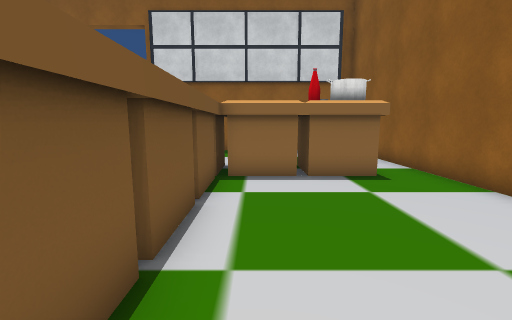
[1] (above)

19 first-person views from a walk through a scene from a Unity 3-D project. The camera is 1.5 m above the floor, tilts 8° down and sees 90° across. The floor is counted in squares, 1 m on a side. Each view is taken from the middle of a square. On the plan, view 1 faces up. The plan holds only what a view shows up to about 13 squares ahead; the rest is blank. The place goes on beyond the plan. Some surface patterns are stand-ins.

[2]
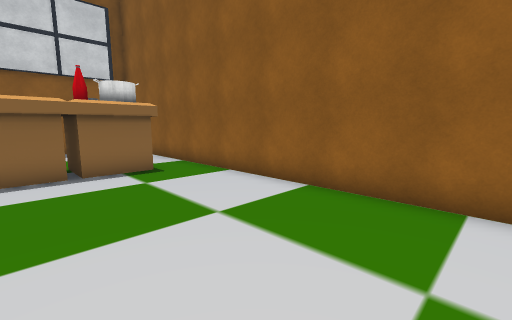

[3]
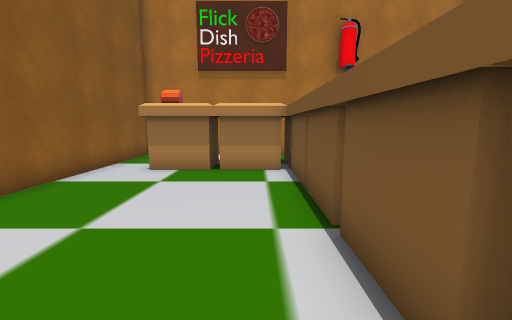

[4]
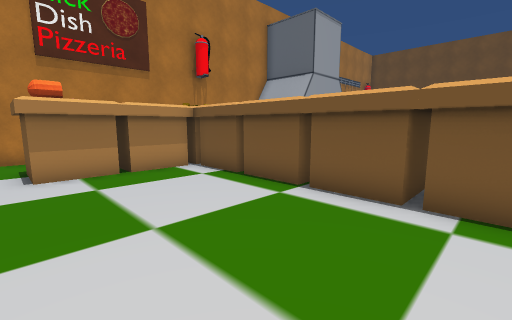

[5]
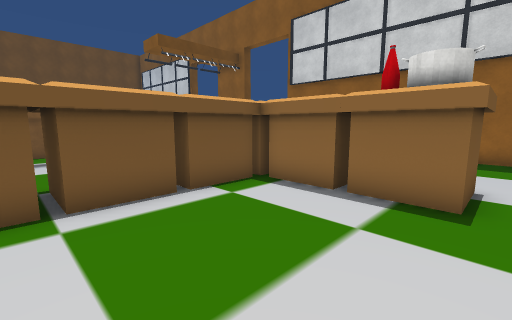

[6]
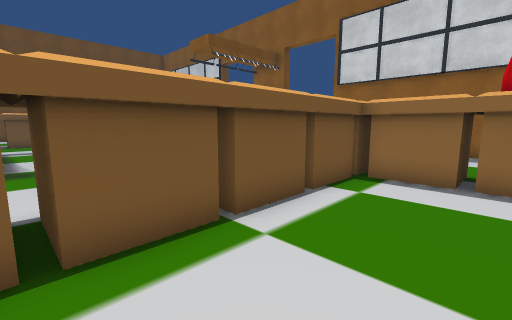

[7]
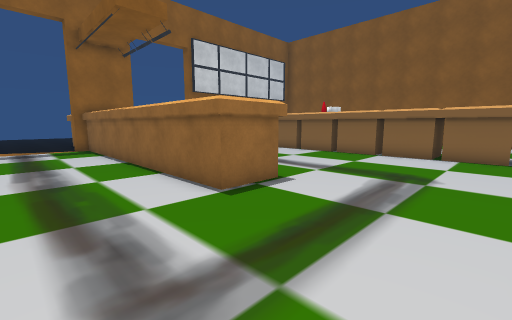

[8]
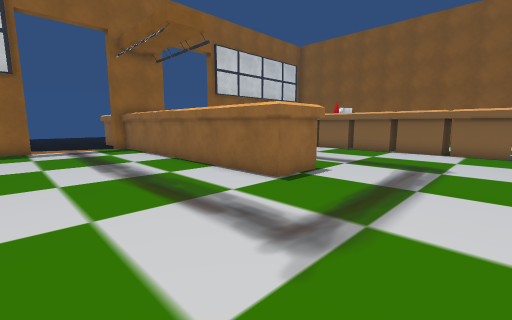

[9]
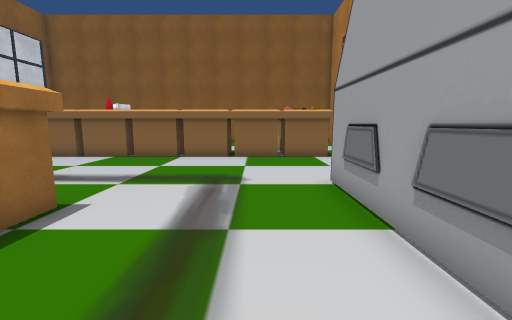

[10]
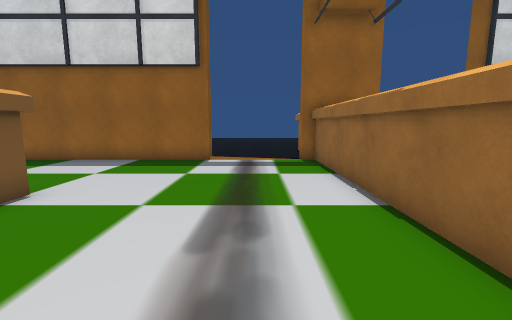

[11]
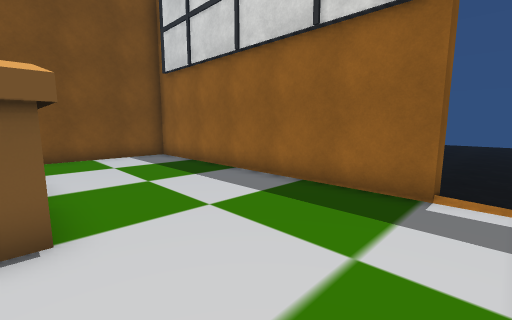

[12]
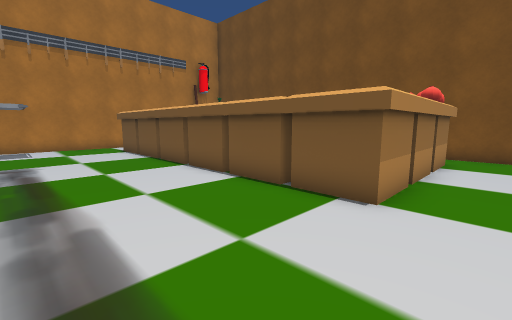

[13]
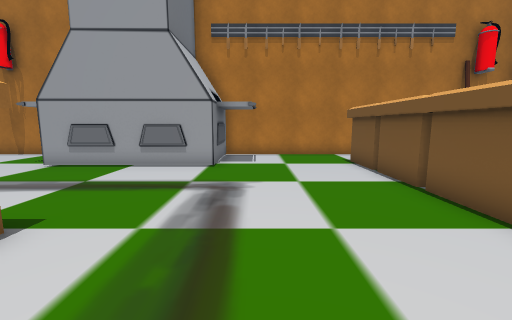

[14]
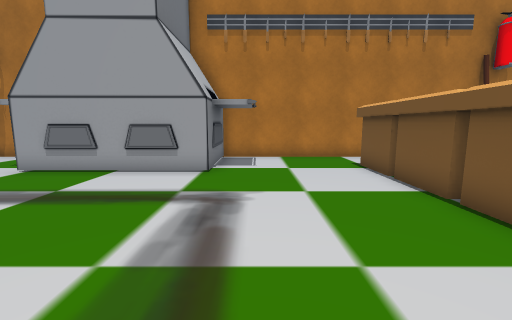

[15]
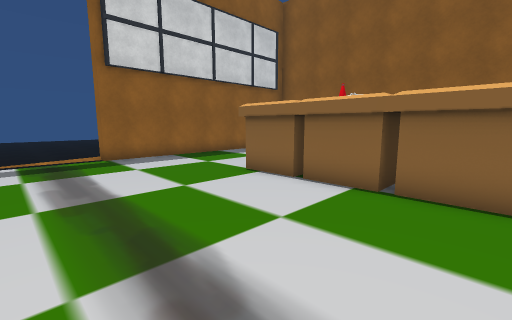

[16]
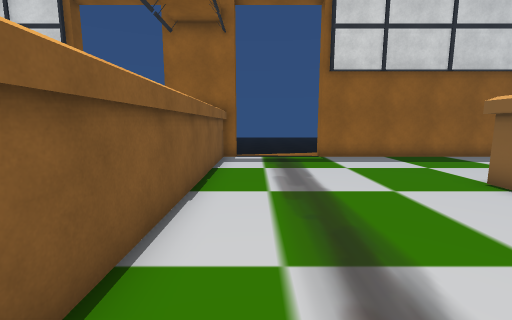

[17]
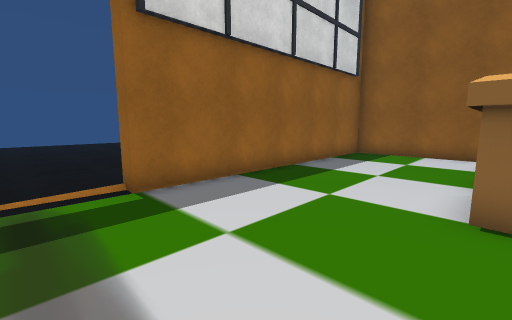

[18]
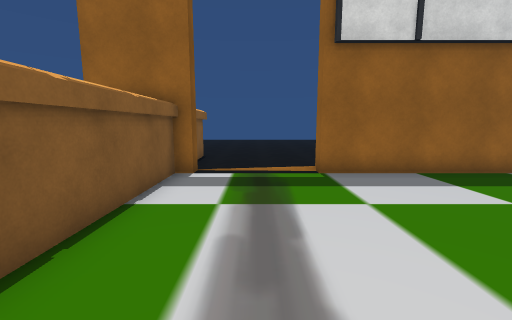

[19]
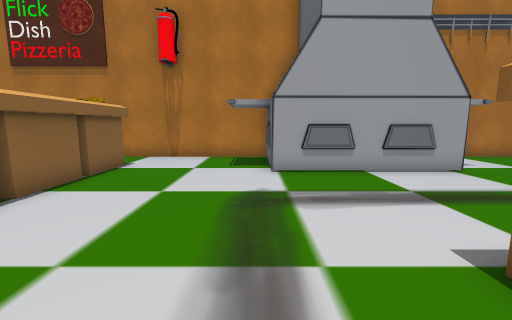

### Floor plan
Points are (right, up) in squares from view 1. A wall is a line through its corners. A room is listed if a view was taken in it or the views show most of it. See-through windows are left out.
Room 1 (views 1, 2, 3, 4, 5, 6)
walls: (-1.1, 2.3) (-1.1, -4.2); (1.2, 7.3) (-0.9, 7.3); (1.5, -2.3) (3.5, -2.3); (5.3, -1.5) (5.3, 9.4); (-0.9, -2.3) (1.2, -2.3); (3.5, 9.4) (3.5, 7.3) (1.5, 7.3); (-1.1, 9.4) (-1.1, 2.6)
ways out: opening at (4, -2) to room 2; opening at (4, 10) to room 2
Room 2 (views 7, 8, 9, 10, 11, 12, 13, 14, 15, 16, 17, 18, 19)
walls: (-3.1, 5) (-3.1, 7); (-3.1, 7.3) (-3.1, 9.4); (-3.1, 2.6) (-3.1, 4.7); (-3.1, 0.3) (-3.1, 2.4); (-9.9, 15.5) (-9.9, 14.8) (-10.5, 14.8) (-10.5, 2.6) (-12.5, 2.6) (-12.5, 14.8) (-13.1, 14.8) (-13.1, 15.4); (-19.9, 7) (-19.9, 5); (-19.9, 4.7) (-19.9, 2.6); (-19.9, 2.4) (-19.9, 0.3); (-3.1, -2.1) (-3.1, 0); (-19.9, 0) (-19.9, -2.1); (-3.1, -3.5) (-3.1, -2.3); (-17, 15.5) (-17, 14.8) (-28.3, 14.8) (-28.3, 9); (-21.9, 9.3) (-19.9, 9.3) (-19.9, 7.3); (-19.9, -2.2) (-19.9, -4.4); (-8.5, -6.8) (-1.2, -6.8); (5.3, 9.4) (5.3, 14.2); (3.5, -2.3) (3.5, -3.5); (-20.9, -6.8) (-14.5, -6.8) (-14.5, -2.9) (-8.5, -2.9) (-8.5, -6.5); (-26.6, 9.3) (-22.1, 9.3); (4.9, 14.8) (-6, 14.8) (-6, 15.5); (3.4, -6.8) (4.1, -6.8); (5.3, -6.8) (5.3, -1.5)
ways out: opening at (4, -2) to room 1; opening at (4, 10) to room 1; opening at (-27, 10); gap at (-17, 15); gap at (-6, 15)
objects: other object (-28, -6) to (-26, -6); other object (-3, -4); other object (3, -4)

Positions as (right, up) in squares from view 1, and headings:
1: (0, 0), facing up
2: (0, -1), facing up-right
3: (0, 6), facing down
4: (4, 6), facing down-left
5: (4, 2), facing up-left
6: (2, 0), facing up-left
7: (-16, -2), facing up-right
8: (-18, -2), facing up-right
9: (-15, -1), facing right
10: (-15, 4), facing up
11: (-16, 9), facing up-left
12: (-15, 11), facing down-left
13: (-16, 6), facing down
14: (-16, 5), facing down
15: (-9, 3), facing up-right
16: (-9, 3), facing up
17: (-8, 9), facing up-right
18: (-8, 7), facing up
19: (-8, 5), facing down
